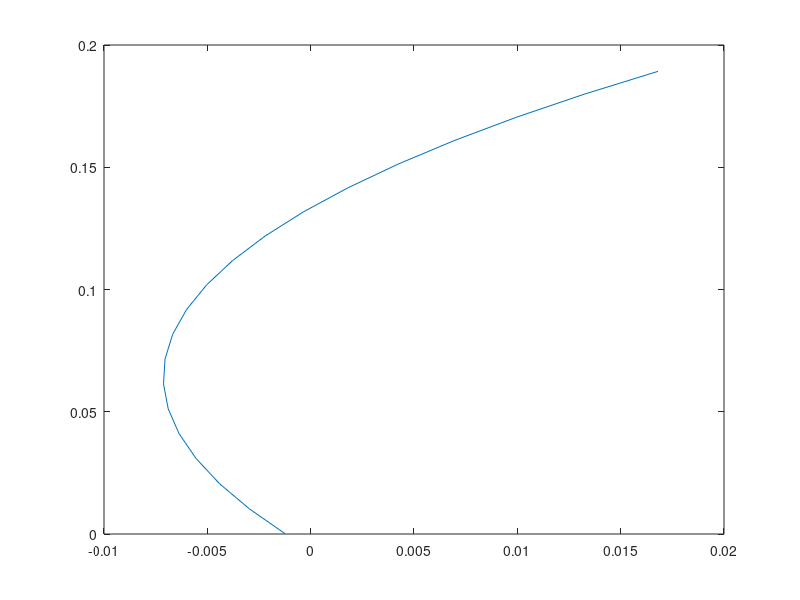

The MATLAB source for this figure:
clc;clear;
ei=1;
m=1;
moduan=pi/4/4;
fin=[0:0.01:moduan];
fin_rr=moduan-fin;
fin_r=fliplr(fin);
xa=ei/m*(sin(moduan)-sin(0));
ya=ei/m*(cos(0)-cos(moduan));
x=ei/m*(sin(moduan)-sin(fin_r));
y=ei/m*(cos(fin_r)-cos(moduan));
% xa=ei/m*(sin(moduan)-sin(0));
% ya=-ei/m*(cos(moduan)-cos(0));
% x=ei/m*(sin(fin)-sin(0));
% y=-ei/m*(cos(fin)-cos(0));
theta=fin_rr+pi;
% x_pie=x.*cos(theta)+y.*sin(theta)+xa;
% y_pie=y.*cos(theta)-x.*sin(theta)+ya;
x_pie=x.*cos(theta)-y.*sin(theta)+xa;
y_pie=y.*cos(theta)+x.*sin(theta)+ya;
plot(y_pie,x_pie)